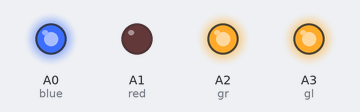
Recording of a sketch running on a simulated Arduino Uno, built with avr-gcc and run on an emulated ATmega328P. On the bench: output pins drawn as LEDs (lit = HIGH).

Above: at 0.1 s.
Timing chart, 0 to 1.6 s (numbered marks = the images above):
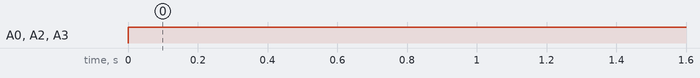

The sketch:

rgb_led_with_diff_color.ino
```cpp
int blue=A0;
int red=A1;
int gr=A2;
int gl=A3;

void setup() {
  pinMode(blue,OUTPUT);
  pinMode(red,OUTPUT);
  pinMode(gr,OUTPUT);
  pinMode(gl,OUTPUT);
}
void loop() {

  analogWrite(blue,250);
  analogWrite(gr,250);
  analogWrite(gl,250);
  analogWrite(red,0);
}
```

Measured:
- by itself, A0 (blue), A2 (gr), A3 (gl): LOW → HIGH at 0.00 s
